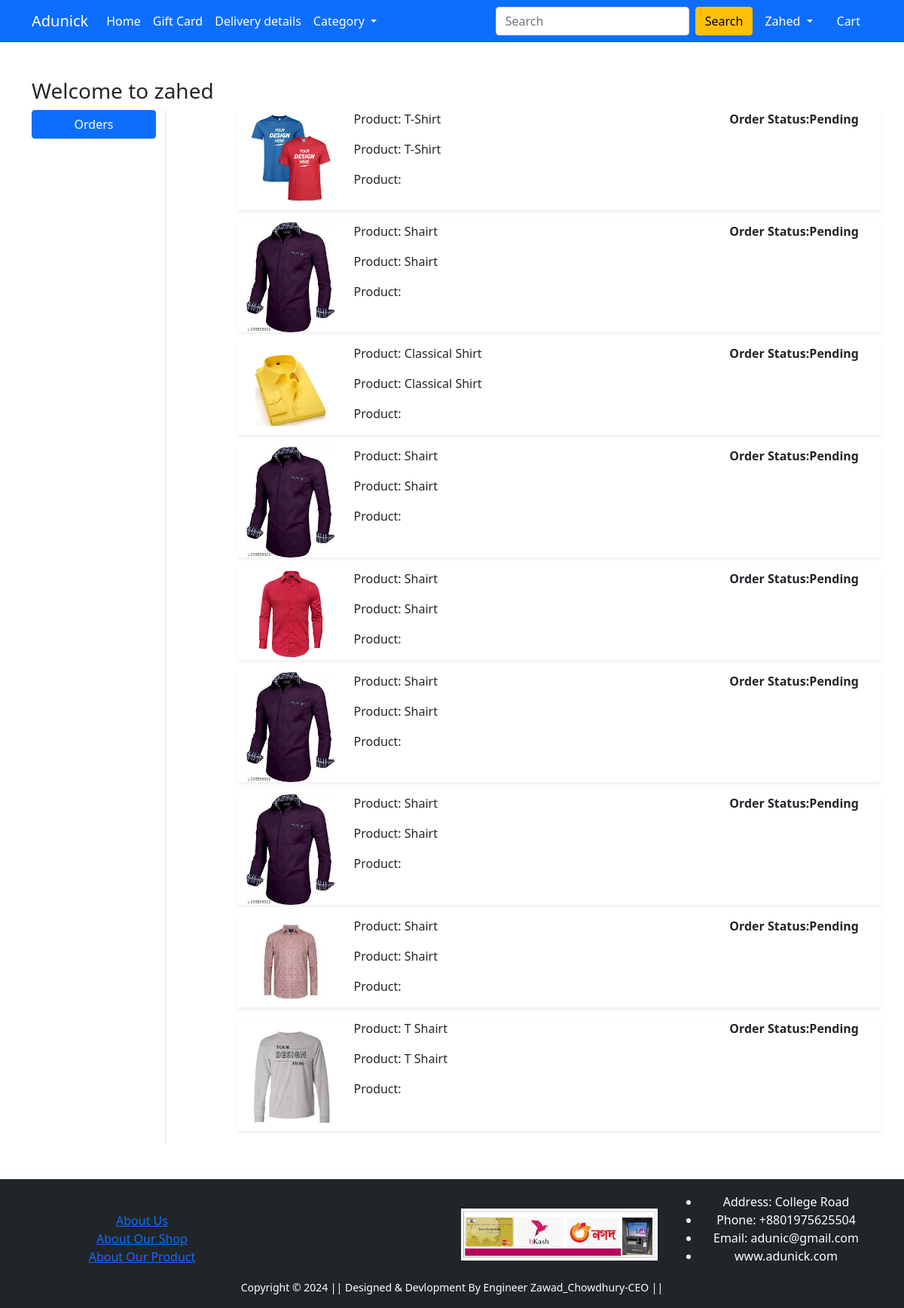
Screenshot of /orders/ (signed in) with the database file from the repository.
### Shop/models.py (models this page shows, shortened)
class Order_Placed(models.Model):
    user=models.ForeignKey(User,on_delete=models.CASCADE)
    customer=models.ForeignKey(Customer_Profile,on_delete=models.CASCADE)
    product=models.ForeignKey(Product,on_delete=models.CASCADE)
    quantity=models.PositiveIntegerField(default=1)
    ordered_date=models.DateTimeField(auto_now_add=True)
    status=models.CharField(max_length=50,choices=STATUS_CHOICE,default='Pending')

class Product(models.Model):
    title=models.CharField(max_length=100)
    selling_price=models.FloatField()
    discounted_price=models.FloatField()
    description=models.TextField()
    brand=models.CharField(max_length=100)
    category=models.CharField(choices=CATEGORY_CHOICES,max_length=200)
    product_image=models.ImageField(upload_to='product_img')

### Shop/views.py (the view)
# urls.py: path('orders/', views.orders, name='orders'),
@login_required
def orders(request):
     op=Order_Placed.objects.filter(user=request.user)
     return render(request, 'Shop/orders.html',{'order_placed':op})

### Shop/templates/Shop/orders.html (shortened to what this page needs)
{% extends 'Shop/base.html' %}
{% load static %}
{% block main-content %}
<div class="container my-5">
    <div class="row">
        <h3> Welcome to {{request.user}}</h3>
        <div class="col-sm-2 border-end">
            <ul class="list-unstyled">
                <li class="d-grid"><a href="{% url 'orders' %}" class="btn btn-primary">Orders</a>
                </li>
            </ul>
        </div>
        <div class="col-sm-9 offset-sm-1">
            {% for op in order_placed %}
            <div class="row shadow-sm mb-3">
                <div class="col-sm-2">
                    <img src="{{op.product.product_image.url}}" alt="" srcset="" class="img-fluid" height="150" width="150">
                </div>
                <div class="col-sm-7">
                    <p>Product: {{op.product.title}}</p>
                    <p>Product: {{op.product.title}}</p>
                    <p>Product: {{op.total_cost}}</p>
                </div>
                <div class="col-sm-3 fw-bold">
                    <p>Order Status:{{op.status}}</p>
                </div>
            </div>
            {% endfor %}
        </div>
    </div>
</div>
{% endblock main-content %}

### Shop/templates/Shop/base.html (shortened to what this page needs)
<!doctype html>
{% load static %}
<html lang="en">
<head>
    <link href="https://cdn.jsdelivr.net/npm/bootstrap@5.0.0-beta1/dist/css/bootstrap.min.css" rel="stylesheet"
>
    <link rel="stylesheet" href="{% static 'Shop/css/owl.carousel.min.css' %}">
    <link rel="stylesheet" href="{% static 'Shop/css/all.min.css' %}">
    <link rel="stylesheet" href="{% static 'Shop/css/style.css' %}">
</head>
<body>
    <nav class="navbar navbar-expand-lg navbar-dark bg-primary">
        <div class="container">
            <a class="navbar-brand" href="/">Adunick</a>
            <div class="collapse navbar-collapse" id="navbarSupportedContent">
                <ul class="navbar-nav me-auto mb-2 mb-lg-0">
                    <li class="nav-item">
                        <a class="nav-link active" aria-current="page" href="/">Home</a>
                    </li>
                    <li class="nav-item">
                        <a class="nav-link active" aria-current="page" href="#">Gift Card</a>
                    </li>
                    <li class="nav-item">
                        <a class="nav-link active" aria-current="page" href="#">Delivery details</a>
                    </li>
                    <li class="nav-item dropdown">
                        <a class="nav-link dropdown-toggle text-white" href="#" id="electronicsDropdown" role="button"
                            data-bs-toggle="dropdown" aria-expanded="false">
                            Category
                        </a>
                    </li>
                </ul>
                <form class="d-flex" action="{% url 'search_item' %}" method="GET">
                    <input class="form-control me-2" name="quary" type="search" placeholder="Search" aria-label="Search">
                    <button class="btn btn-warning" type="submit">Search</button>
                </form>
                <div>
                    <ul class="navbar-nav me-auto mb-2 mb-lg-0">
                        {% if request.user.is_authenticated %}
                        <li class="nav-item dropdown mx-2">
                            <a class="nav-link dropdown-toggle text-white" href="#" id="profileDropdown" role="button"
                                data-bs-toggle="dropdown" aria-expanded="false">
                                {{request.user|capfirst}}
                            </a>
                        </li>
                        <li class="nav-item mx-2">
                            <a href="{% url 'show_cart' %}" class="nav-link text-white"> Cart </a>
                        </li>
                        {% endif %}
                    </ul>
                </div>
            </div>
        </div>
    </nav>
    {% block main-content %} {% endblock main-content %}
    <footer class="container-fluid bg-dark text-center p-3 mt-5">
        <div class="container text-center">
            <div class="row align-items-center">
                <div class="col">
                    <h6>Useful Links</h6>
                        <ul>
                            <li><a href="#">About Us</a></li>
                            <li><a href="#">About Our Shop</a></li>
                            <li><a href="#">About Our Product</a></li>
                        </ul>
                </div>
              <div class="col">
                <img src="{% static 'Shop/images/Payment.png' %}" alt="" srcset="" class="img-fluid" height="2px">
              </div>
              <div class="col">
                <ul class="text-white">
                    <li>Address: College Road</li>
                    <li>Phone: +8801975625504</li>
                    <li>Email: adunic@gmail.com</li>
                    <li>www.adunick.com</li>
                </ul>
            </div>
            </div>
          </div>
 <small class="text-white">Copyright &copy; 2024 || Designed & Devlopment By Engineer Zawad_Chowdhury-CEO || </small>
        </footer>
</body>
</html>

### rows the page displays
Order_Placed: product.product_image (picture), product "T-Shirt", status "Pending"
Order_Placed: product.product_image (picture), product "Shairt", status "Pending"
Order_Placed: product.product_image (picture), product "Classical Shirt", status "Pending"
Order_Placed: product.product_image (picture), product "Shairt", status "Pending"
Order_Placed: product.product_image (picture), product "Shairt", status "Pending"
Order_Placed: product.product_image (picture), product "Shairt", status "Pending"
Order_Placed: product.product_image (picture), product "Shairt", status "Pending"
Order_Placed: product.product_image (picture), product "Shairt", status "Pending"
Order_Placed: product.product_image (picture), product "T Shairt", status "Pending"

### other values shown
{{ request.user|capfirst }} "Zahed"
{{ request.user }} "zahed"
